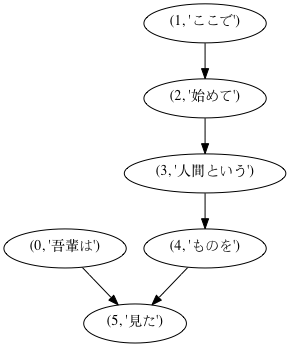

Generate this figure with Python:
# Author：ambiguoustexture
# Date: 2020-02-23

from chunk_analysis import chunk_analysis
import CaboCha
import pydotplus as pydot

file_parsed = './sentence_input.txt.cabocha'
with open(file_parsed, mode='w') as sentence_parsed:
    cabocha = CaboCha.Parser()
    sentence_parsed.write(cabocha.parse(input('Please input a sentence --> ')).\
            toString(CaboCha.FORMAT_LATTICE))

with open(file_parsed) as text_parsed:
    sentences = chunk_analysis(text_parsed)
    for sentence in sentences:
        edges = []
        for index, chunk in enumerate(sentence):
            if chunk.dst != -1:
                chunk_src = ''
                for morph in chunk.morphs:
                    chunk_src += morph.surface
                chunk_src = chunk_src.strip()
                chunk_dst = ''
                for morph in sentence[chunk.dst].morphs:
                    chunk_dst += morph.surface
                chunk_dst = chunk_dst.strip()
                if '。' in chunk_dst:
                    chunk_dst = chunk_dst[:-1]
                if chunk_src != '' and chunk_dst != '':
                    edges.append(((index, chunk_src), (chunk.dst, chunk_dst)))
    
        if len(edges) > 0:
            tree = pydot.graph_from_edges(edges, directed=True)
            tree.write_png('./dependency_visualization.png')
